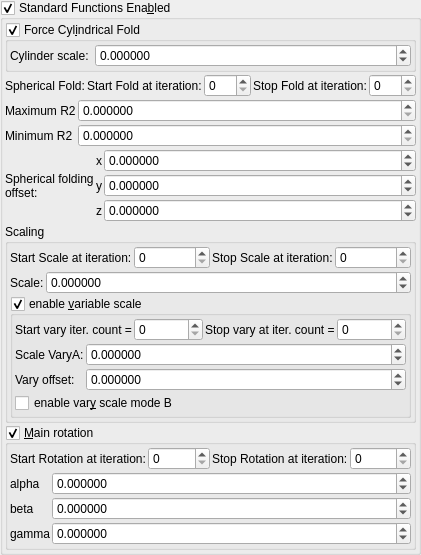
    <widget class="MyGroupBox" name="groupCheck_transf_function_enabledAy">
     <property name="title">
      <string>Standard Functions Ena&amp;bled</string>
     </property>
     <property name="checkable">
      <bool>true</bool>
     </property>
     <layout class="QVBoxLayout" name="verticalLayout_12" stretch="0,0,0,0,0,0">
      <property name="spacing">
       <number>2</number>
      </property>
      <property name="leftMargin">
       <number>2</number>
      </property>
      <property name="topMargin">
       <number>2</number>
      </property>
      <property name="rightMargin">
       <number>2</number>
      </property>
      <property name="bottomMargin">
       <number>2</number>
      </property>
      <item>
       <widget class="MyGroupBox" name="groupCheck_transf_function_enabled_false">
        <property name="font">
         <font>
          <weight>50</weight>
          <bold>false</bold>
         </font>
        </property>
        <property name="title">
         <string>Force Cyl&amp;indrical Fold</string>
        </property>
        <property name="checkable">
         <bool>true</bool>
        </property>
        <layout class="QVBoxLayout" name="verticalLayout_10">
         <property name="leftMargin">
          <number>2</number>
         </property>
         <property name="topMargin">
          <number>2</number>
         </property>
         <property name="rightMargin">
          <number>2</number>
         </property>
         <property name="bottomMargin">
          <number>2</number>
         </property>
         <item>
          <layout class="QGridLayout" name="gridLayout_22" columnstretch="0,1">
           <item row="1" column="1">
            <widget class="MyDoubleSpinBox" name="spinbox_transf_scaleB_1">
             <property name="sizePolicy">
              <sizepolicy hsizetype="Minimum" vsizetype="Maximum">
               <horstretch>0</horstretch>
               <verstretch>0</verstretch>
              </sizepolicy>
             </property>
             <property name="prefix">
              <string/>
             </property>
             <property name="decimals">
              <number>6</number>
             </property>
             <property name="minimum">
              <double>-99.989999999999995</double>
             </property>
             <property name="singleStep">
              <double>0.100000000000000</double>
             </property>
            </widget>
           </item>
           <item row="1" column="0">
            <widget class="QLabel" name="label_20">
             <property name="text">
              <string>Cylinder scale:</string>
             </property>
            </widget>
           </item>
          </layout>
         </item>
        </layout>
       </widget>
      </item>
      <item>
       <layout class="QGridLayout" name="gridLayout_14" columnstretch="0,0,1,0,1">
        <item row="2" column="1">
         <widget class="QLabel" name="label_67">
          <property name="text">
           <string>Start Fold at iteration:</string>
          </property>
         </widget>
        </item>
        <item row="2" column="3">
         <widget class="QLabel" name="label_49">
          <property name="text">
           <string>Stop Fold at iteration:</string>
          </property>
         </widget>
        </item>
        <item row="2" column="0">
         <widget class="QLabel" name="label_21">
          <property name="text">
           <string>Spherical Fold:</string>
          </property>
         </widget>
        </item>
        <item row="2" column="2">
         <widget class="MySpinBox" name="spinboxInt_transf_start_iterations_M">
          <property name="sizePolicy">
           <sizepolicy hsizetype="Minimum" vsizetype="Maximum">
            <horstretch>0</horstretch>
            <verstretch>0</verstretch>
           </sizepolicy>
          </property>
          <property name="maximum">
           <number>999</number>
          </property>
         </widget>
        </item>
        <item row="2" column="4">
         <widget class="MySpinBox" name="spinboxInt_transf_stop_iterations_M">
          <property name="sizePolicy">
           <sizepolicy hsizetype="Minimum" vsizetype="Maximum">
            <horstretch>0</horstretch>
            <verstretch>0</verstretch>
           </sizepolicy>
          </property>
          <property name="maximum">
           <number>999</number>
          </property>
         </widget>
        </item>
       </layout>
      </item>
      <item>
       <layout class="QGridLayout" name="gridLayout_2" columnstretch="0,1" columnminimumwidth="0,0">
        <item row="1" column="1">
         <widget class="MyDoubleSpinBox" name="spinbox_transf_minimum_radius_0">
          <property name="sizePolicy">
           <sizepolicy hsizetype="Minimum" vsizetype="Maximum">
            <horstretch>0</horstretch>
            <verstretch>0</verstretch>
           </sizepolicy>
          </property>
          <property name="prefix">
           <string/>
          </property>
          <property name="decimals">
           <number>6</number>
          </property>
          <property name="minimum">
           <double>0.000000000000000</double>
          </property>
          <property name="singleStep">
           <double>0.100000000000000</double>
          </property>
         </widget>
        </item>
        <item row="0" column="0">
         <widget class="QLabel" name="label_16">
          <property name="text">
           <string>Maximum R2</string>
          </property>
         </widget>
        </item>
        <item row="1" column="0">
         <widget class="QLabel" name="label_47">
          <property name="text">
           <string>Minimum R2</string>
          </property>
         </widget>
        </item>
        <item row="0" column="1">
         <widget class="MyDoubleSpinBox" name="spinbox_transf_maxR2_1">
          <property name="sizePolicy">
           <sizepolicy hsizetype="Minimum" vsizetype="Maximum">
            <horstretch>0</horstretch>
            <verstretch>0</verstretch>
           </sizepolicy>
          </property>
          <property name="prefix">
           <string/>
          </property>
          <property name="decimals">
           <number>6</number>
          </property>
          <property name="minimum">
           <double>0.000000000000000</double>
          </property>
          <property name="singleStep">
           <double>0.100000000000000</double>
          </property>
         </widget>
        </item>
       </layout>
      </item>
      <item>
       <layout class="QGridLayout" name="gridLayout_15" columnstretch="0,0,1">
        <property name="spacing">
         <number>2</number>
        </property>
        <item row="3" column="2">
         <widget class="MyDoubleSpinBox" name="spinbox3_mandelbox_offset_x">
          <property name="sizePolicy">
           <sizepolicy hsizetype="Minimum" vsizetype="Maximum">
            <horstretch>0</horstretch>
            <verstretch>0</verstretch>
           </sizepolicy>
          </property>
          <property name="prefix">
           <string/>
          </property>
          <property name="suffix">
           <string/>
          </property>
          <property name="decimals">
           <number>6</number>
          </property>
          <property name="minimum">
           <double>-99.989999999999995</double>
          </property>
          <property name="maximum">
           <double>99.989999999999995</double>
          </property>
          <property name="singleStep">
           <double>0.100000000000000</double>
          </property>
         </widget>
        </item>
        <item row="3" column="0" rowspan="3">
         <widget class="QLabel" name="label_15">
          <property name="text">
           <string>Spherical folding
offset:</string>
          </property>
         </widget>
        </item>
        <item row="4" column="1">
         <widget class="QLabel" name="label_116">
          <property name="sizePolicy">
           <sizepolicy hsizetype="Preferred" vsizetype="Preferred">
            <horstretch>0</horstretch>
            <verstretch>0</verstretch>
           </sizepolicy>
          </property>
          <property name="text">
           <string notr="true">y</string>
          </property>
          <property name="alignment">
           <set>Qt::AlignRight|Qt::AlignTrailing|Qt::AlignVCenter</set>
          </property>
         </widget>
        </item>
        <item row="5" column="1">
         <widget class="QLabel" name="label_117">
          <property name="sizePolicy">
           <sizepolicy hsizetype="Preferred" vsizetype="Preferred">
            <horstretch>0</horstretch>
            <verstretch>0</verstretch>
           </sizepolicy>
          </property>
          <property name="text">
           <string notr="true">z</string>
          </property>
          <property name="alignment">
           <set>Qt::AlignRight|Qt::AlignTrailing|Qt::AlignVCenter</set>
          </property>
         </widget>
        </item>
        <item row="3" column="1">
         <widget class="QLabel" name="label_115">
          <property name="sizePolicy">
           <sizepolicy hsizetype="Preferred" vsizetype="Preferred">
            <horstretch>0</horstretch>
            <verstretch>0</verstretch>
           </sizepolicy>
          </property>
          <property name="text">
           <string notr="true">x</string>
          </property>
          <property name="alignment">
           <set>Qt::AlignRight|Qt::AlignTrailing|Qt::AlignVCenter</set>
          </property>
         </widget>
        </item>
        <item row="4" column="2">
         <widget class="MyDoubleSpinBox" name="spinbox3_mandelbox_offset_y">
          <property name="sizePolicy">
           <sizepolicy hsizetype="Minimum" vsizetype="Maximum">
            <horstretch>0</horstretch>
            <verstretch>0</verstretch>
           </sizepolicy>
          </property>
          <property name="prefix">
           <string/>
          </property>
          <property name="suffix">
           <string/>
          </property>
          <property name="decimals">
           <number>6</number>
          </property>
          <property name="minimum">
           <double>-99.989999999999995</double>
          </property>
          <property name="maximum">
           <double>99.989999999999995</double>
          </property>
          <property name="singleStep">
           <double>0.100000000000000</double>
          </property>
         </widget>
        </item>
        <item row="5" column="2">
         <widget class="MyDoubleSpinBox" name="spinbox3_mandelbox_offset_z">
          <property name="sizePolicy">
           <sizepolicy hsizetype="Minimum" vsizetype="Maximum">
            <horstretch>0</horstretch>
            <verstretch>0</verstretch>
           </sizepolicy>
          </property>
          <property name="prefix">
           <string/>
          </property>
          <property name="suffix">
           <string/>
          </property>
          <property name="decimals">
           <number>6</number>
          </property>
          <property name="minimum">
           <double>-99.989999999999995</double>
          </property>
          <property name="maximum">
           <double>99.989999999999995</double>
          </property>
          <property name="singleStep">
           <double>0.100000000000000</double>
          </property>
         </widget>
        </item>
       </layout>
      </item>
      <item>
       <widget class="QGroupBox" name="groupBox_3">
        <property name="title">
         <string>Scaling</string>
        </property>
        <layout class="QVBoxLayout" name="verticalLayout_13" stretch="0,0,0">
         <property name="spacing">
          <number>2</number>
         </property>
         <property name="leftMargin">
          <number>2</number>
         </property>
         <property name="topMargin">
          <number>2</number>
         </property>
         <property name="rightMargin">
          <number>2</number>
         </property>
         <property name="bottomMargin">
          <number>2</number>
         </property>
         <item>
          <layout class="QGridLayout" name="gridLayout_13" columnstretch="0,1,0,1">
           <item row="1" column="2">
            <widget class="QLabel" name="label_48">
             <property name="text">
              <string>Stop Scale at iteration:</string>
             </property>
            </widget>
           </item>
           <item row="1" column="0">
            <widget class="QLabel" name="label_66">
             <property name="text">
              <string>Start Scale at iteration:</string>
             </property>
            </widget>
           </item>
           <item row="1" column="1">
            <widget class="MySpinBox" name="spinboxInt_transf_start_iterations_S">
             <property name="sizePolicy">
              <sizepolicy hsizetype="Minimum" vsizetype="Maximum">
               <horstretch>0</horstretch>
               <verstretch>0</verstretch>
              </sizepolicy>
             </property>
             <property name="maximum">
              <number>999</number>
             </property>
            </widget>
           </item>
           <item row="1" column="3">
            <widget class="MySpinBox" name="spinboxInt_transf_stop_iterations_S">
             <property name="sizePolicy">
              <sizepolicy hsizetype="Minimum" vsizetype="Maximum">
               <horstretch>0</horstretch>
               <verstretch>0</verstretch>
              </sizepolicy>
             </property>
             <property name="maximum">
              <number>999</number>
             </property>
            </widget>
           </item>
          </layout>
         </item>
         <item>
          <layout class="QGridLayout" name="gridLayout_17" columnstretch="0,1">
           <property name="spacing">
            <number>2</number>
           </property>
           <item row="1" column="0">
            <widget class="QLabel" name="label_8">
             <property name="text">
              <string>Scale:</string>
             </property>
            </widget>
           </item>
           <item row="1" column="1">
            <widget class="MyDoubleSpinBox" name="spinbox_mandelbox_scale">
             <property name="sizePolicy">
              <sizepolicy hsizetype="Minimum" vsizetype="Maximum">
               <horstretch>0</horstretch>
               <verstretch>0</verstretch>
              </sizepolicy>
             </property>
             <property name="prefix">
              <string/>
             </property>
             <property name="suffix">
              <string/>
             </property>
             <property name="decimals">
              <number>6</number>
             </property>
             <property name="minimum">
              <double>-99.998999999999995</double>
             </property>
             <property name="maximum">
              <double>99.998999999999995</double>
             </property>
             <property name="singleStep">
              <double>0.100000000000000</double>
             </property>
            </widget>
           </item>
          </layout>
         </item>
         <item>
          <widget class="MyGroupBox" name="groupCheck_transf_function_enabledF_false">
           <property name="title">
            <string>enable &amp;variable scale</string>
           </property>
           <property name="checkable">
            <bool>true</bool>
           </property>
           <layout class="QVBoxLayout" name="verticalLayout_15" stretch="0,0">
            <property name="spacing">
             <number>2</number>
            </property>
            <property name="leftMargin">
             <number>2</number>
            </property>
            <property name="topMargin">
             <number>2</number>
            </property>
            <property name="rightMargin">
             <number>2</number>
            </property>
            <property name="bottomMargin">
             <number>2</number>
            </property>
            <item>
             <layout class="QHBoxLayout" name="horizontalLayout" stretch="0,1,0,1">
              <property name="topMargin">
               <number>0</number>
              </property>
              <item>
               <widget class="QLabel" name="label_74">
                <property name="text">
                 <string>Start vary iter. count =</string>
                </property>
                <property name="wordWrap">
                 <bool>true</bool>
                </property>
               </widget>
              </item>
              <item>
               <widget class="MySpinBox" name="spinboxInt_transf_start_iterations_Y">
                <property name="sizePolicy">
                 <sizepolicy hsizetype="Minimum" vsizetype="Maximum">
                  <horstretch>0</horstretch>
                  <verstretch>0</verstretch>
                 </sizepolicy>
                </property>
                <property name="minimum">
                 <number>0</number>
                </property>
                <property name="maximum">
                 <number>999</number>
                </property>
                <property name="value">
                 <number>0</number>
                </property>
               </widget>
              </item>
              <item>
               <widget class="QLabel" name="label_59">
                <property name="text">
                 <string>Stop vary at iter. count =</string>
                </property>
                <property name="wordWrap">
                 <bool>true</bool>
                </property>
               </widget>
              </item>
              <item>
               <widget class="MySpinBox" name="spinboxInt_transf_stop_iterations_Y">
                <property name="sizePolicy">
                 <sizepolicy hsizetype="Preferred" vsizetype="Maximum">
                  <horstretch>0</horstretch>
                  <verstretch>0</verstretch>
                 </sizepolicy>
                </property>
                <property name="maximum">
                 <number>999</number>
                </property>
               </widget>
              </item>
             </layout>
            </item>
            <item>
             <layout class="QGridLayout" name="gridLayout_31" columnstretch="0,1">
              <property name="spacing">
               <number>2</number>
              </property>
              <item row="3" column="0" colspan="2">
               <widget class="MyCheckBox" name="checkBox_transf_function_enabledM_false">
                <property name="text">
                 <string>enable var&amp;y scale mode B</string>
                </property>
               </widget>
              </item>
              <item row="1" column="1">
               <widget class="MyDoubleSpinBox" name="spinbox_transf_scale_vary_0">
                <property name="sizePolicy">
                 <sizepolicy hsizetype="Minimum" vsizetype="Maximum">
                  <horstretch>0</horstretch>
                  <verstretch>0</verstretch>
                 </sizepolicy>
                </property>
                <property name="prefix">
                 <string/>
                </property>
                <property name="suffix">
                 <string/>
                </property>
                <property name="decimals">
                 <number>6</number>
                </property>
                <property name="minimum">
                 <double>-100000.000000000000000</double>
                </property>
                <property name="maximum">
                 <double>100000.000000000000000</double>
                </property>
                <property name="singleStep">
                 <double>0.100000000000000</double>
                </property>
               </widget>
              </item>
              <item row="2" column="0">
               <widget class="QLabel" name="label_150">
                <property name="text">
                 <string>Vary offset:</string>
                </property>
               </widget>
              </item>
              <item row="2" column="1">
               <widget class="MyDoubleSpinBox" name="spinbox_transf_scaleC_1">
                <property name="sizePolicy">
                 <sizepolicy hsizetype="Minimum" vsizetype="Maximum">
                  <horstretch>0</horstretch>
                  <verstretch>0</verstretch>
                 </sizepolicy>
                </property>
                <property name="prefix">
                 <string/>
                </property>
                <property name="suffix">
                 <string/>
                </property>
                <property name="decimals">
                 <number>6</number>
                </property>
                <property name="minimum">
                 <double>-100000.000000000000000</double>
                </property>
                <property name="maximum">
                 <double>100000.000000000000000</double>
                </property>
                <property name="singleStep">
                 <double>0.100000000000000</double>
                </property>
               </widget>
              </item>
              <item row="1" column="0">
               <widget class="QLabel" name="label_145">
                <property name="text">
                 <string>Scale VaryA:</string>
                </property>
               </widget>
              </item>
             </layout>
            </item>
           </layout>
          </widget>
         </item>
        </layout>
       </widget>
      </item>
      <item>
       <widget class="MyGroupBox" name="groupCheck_mandelbox_main_rotation_enabled">
        <property name="title">
         <string>&amp;Main rotation</string>
        </property>
        <property name="checkable">
         <bool>true</bool>
        </property>
        <layout class="QVBoxLayout" name="verticalLayout_3" stretch="0,0">
         <property name="spacing">
          <number>2</number>
         </property>
         <property name="leftMargin">
          <number>2</number>
         </property>
         <property name="topMargin">
          <number>2</number>
         </property>
         <property name="rightMargin">
          <number>2</number>
         </property>
         <property name="bottomMargin">
          <number>2</number>
         </property>
         <item>
          <layout class="QGridLayout" name="gridLayout" columnstretch="0,0,0,0,0">
           <item row="0" column="1">
            <widget class="MySpinBox" name="spinboxInt_transf_start_iterations_R">
             <property name="sizePolicy">
              <sizepolicy hsizetype="Minimum" vsizetype="Maximum">
               <horstretch>0</horstretch>
               <verstretch>0</verstretch>
              </sizepolicy>
             </property>
             <property name="maximum">
              <number>999</number>
             </property>
            </widget>
           </item>
           <item row="0" column="2">
            <widget class="QLabel" name="label_248">
             <property name="text">
              <string>Stop Rotation at iteration:</string>
             </property>
            </widget>
           </item>
           <item row="0" column="4">
            <widget class="MySpinBox" name="spinboxInt_transf_stop_iterations_R">
             <property name="sizePolicy">
              <sizepolicy hsizetype="Minimum" vsizetype="Maximum">
               <horstretch>0</horstretch>
               <verstretch>0</verstretch>
              </sizepolicy>
             </property>
             <property name="maximum">
              <number>999</number>
             </property>
            </widget>
           </item>
           <item row="0" column="0">
            <widget class="QLabel" name="label_249">
             <property name="text">
              <string>Start Rotation at iteration:</string>
             </property>
            </widget>
           </item>
          </layout>
         </item>
         <item>
          <layout class="QGridLayout" name="gridLayout_21" columnstretch="0,1">
           <property name="spacing">
            <number>2</number>
           </property>
           <item row="1" column="0">
            <widget class="QLabel" name="label_43">
             <property name="text">
              <string notr="true">alpha</string>
             </property>
            </widget>
           </item>
           <item row="2" column="0">
            <widget class="QLabel" name="label_44">
             <property name="text">
              <string notr="true">beta</string>
             </property>
            </widget>
           </item>
           <item row="3" column="0">
            <widget class="QLabel" name="label_45">
             <property name="text">
              <string notr="true">gamma</string>
             </property>
            </widget>
           </item>
           <item row="1" column="1">
            <widget class="MyDoubleSpinBox" name="spinboxd3_mandelbox_rotation_main_x">
             <property name="sizePolicy">
              <sizepolicy hsizetype="Minimum" vsizetype="Maximum">
               <horstretch>0</horstretch>
               <verstretch>0</verstretch>
              </sizepolicy>
             </property>
             <property name="prefix">
              <string/>
             </property>
             <property name="suffix">
              <string/>
             </property>
             <property name="decimals">
              <number>6</number>
             </property>
             <property name="minimum">
              <double>-180.000000000000000</double>
             </property>
             <property name="maximum">
              <double>180.000000000000000</double>
             </property>
             <property name="singleStep">
              <double>1.000000000000000</double>
             </property>
            </widget>
           </item>
           <item row="2" column="1">
            <widget class="MyDoubleSpinBox" name="spinboxd3_mandelbox_rotation_main_y">
             <property name="sizePolicy">
              <sizepolicy hsizetype="Minimum" vsizetype="Maximum">
               <horstretch>0</horstretch>
               <verstretch>0</verstretch>
              </sizepolicy>
             </property>
             <property name="prefix">
              <string/>
             </property>
             <property name="suffix">
              <string/>
             </property>
             <property name="decimals">
              <number>6</number>
             </property>
             <property name="minimum">
              <double>-180.000000000000000</double>
             </property>
             <property name="maximum">
              <double>180.000000000000000</double>
             </property>
             <property name="singleStep">
              <double>1.000000000000000</double>
             </property>
            </widget>
           </item>
           <item row="3" column="1">
            <widget class="MyDoubleSpinBox" name="spinboxd3_mandelbox_rotation_main_z">
             <property name="sizePolicy">
              <sizepolicy hsizetype="Minimum" vsizetype="Maximum">
               <horstretch>0</horstretch>
               <verstretch>0</verstretch>
              </sizepolicy>
             </property>
             <property name="prefix">
              <string/>
             </property>
             <property name="suffix">
              <string/>
             </property>
             <property name="decimals">
              <number>6</number>
             </property>
             <property name="minimum">
              <double>-180.000000000000000</double>
             </property>
             <property name="maximum">
              <double>180.000000000000000</double>
             </property>
             <property name="singleStep">
              <double>1.000000000000000</double>
             </property>
            </widget>
           </item>
          </layout>
         </item>
        </layout>
       </widget>
      </item>
     </layout>
    </widget>
